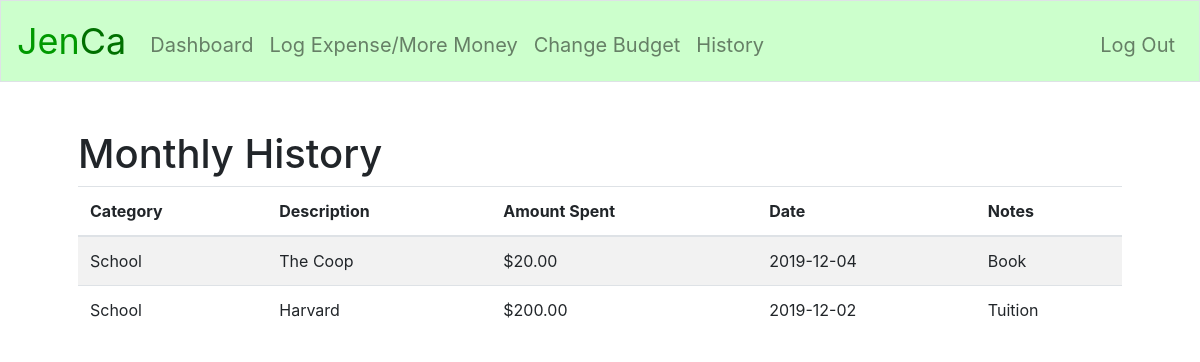
/month_history/School (signed in), run on the app's committed database.
### tables this page shows
CREATE TABLE 'expenses' (user_id INTEGER NOT NULL, cost INTEGER NOT NULL, description TEXT NOT NULL, category TEXT NOT NULL, 'date'  date NOT NULL  , 'notes' text, FOREIGN KEY (user_id) REFERENCES users(id));

### application.py (the view)
@app.route("/month_history/<category>")
@login_required
def month_history(category):
    current_date = datetime.today().date()
    first_day_of_month = current_date.replace(day=1)
    last_day_of_month = current_date.replace(day=monthrange(current_date.year, current_date.month)[1])
    if category is not "null":
        all_expenses = db.execute(
            "SELECT category, description, cost, date, notes FROM expenses WHERE user_id = ? AND category = ? AND date BETWEEN ? AND ? ORDER BY date DESC;", session["user_id"], category, first_day_of_month, last_day_of_month)
        history = []
        for i in range(len(all_expenses)):
            history.append({"category": all_expenses[i]["category"], "description": all_expenses[i]["description"],
                            "expense": "$" + '{:,.2f}'.format(all_expenses[i]["cost"]), "date": all_expenses[i]["date"], "notes": all_expenses[i]["notes"]})
        return render_template("month_history.html", history=history)

### application.py (called while the page is built)
@app.after_request
def after_request(response):
    response.headers["Cache-Control"] = "no-cache, no-store, must-revalidate"
    response.headers["Expires"] = 0
    response.headers["Pragma"] = "no-cache"
    return response

### helpers.py (called while the page is built)
def login_required(f):
    @wraps(f)
    def decorated_function(*args, **kwargs):
        if session.get("user_id") is None:
            return redirect("/login")
        return f(*args, **kwargs)
    return decorated_function

### templates/month_history.html (shortened to what this page needs)
{% extends "layout.html" %}
{% block main %}
    <h1>Monthly History</h1>
    <table class="table table-striped">
        <thead>
            <tr>
                <th>Category</th>
                <th>Description</th>
                <th>Amount Spent</th>
                <th>Date</th>
                <th>Notes</th>
            </tr>
        </thead>
        {% for i in history %}
            <tr>
                <td>{{ i["category"] }}</td>
                <td>{{ i["description"] }}</td>
                <td>{{ i["expense"] }}</td>
                <td>{{ i["date"] }}</td>
                <td>{{ i["notes"] }}</td>
            </tr>
        {% endfor %}
    </table>
{% endblock %}

### data on the page
expenses: category "School", description "The Coop", expense "$20.00", date "2019-12-04", notes "Book"
expenses: category "School", description "Harvard", expense "$200.00", date "2019-12-02", notes "Tuition"
